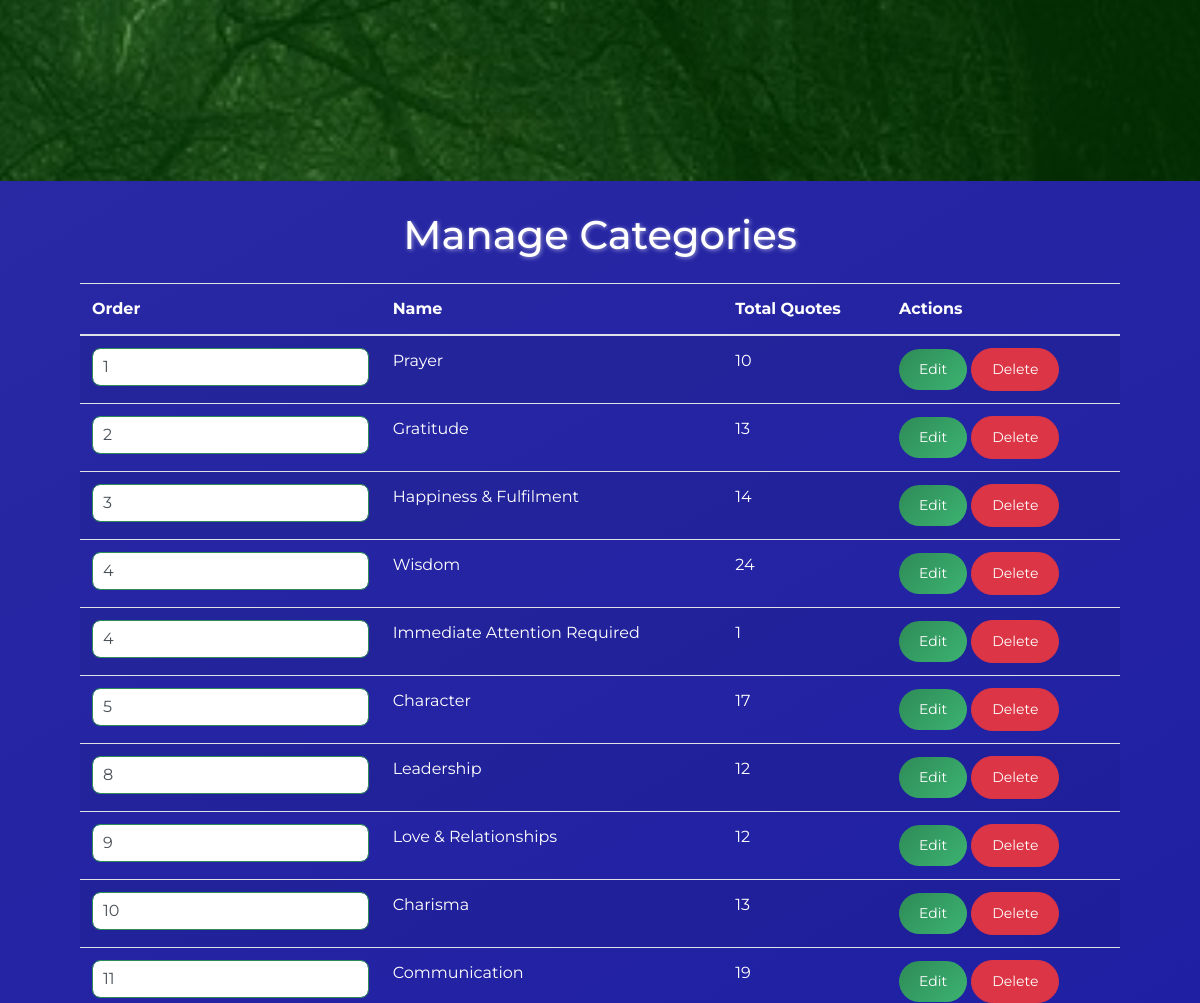
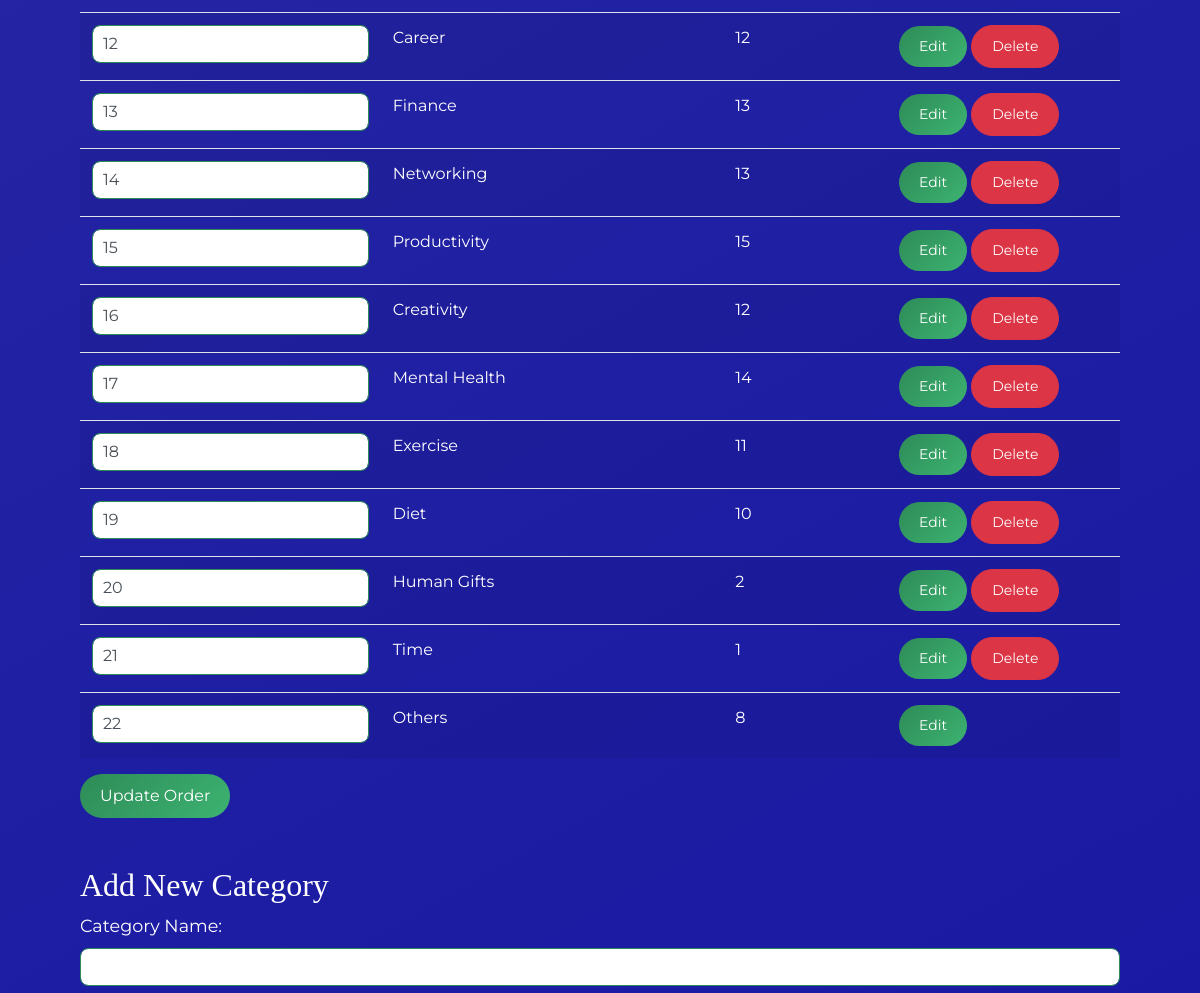
The page /categories (middle part) on the database as committed earlier (2 pictures, top to bottom).
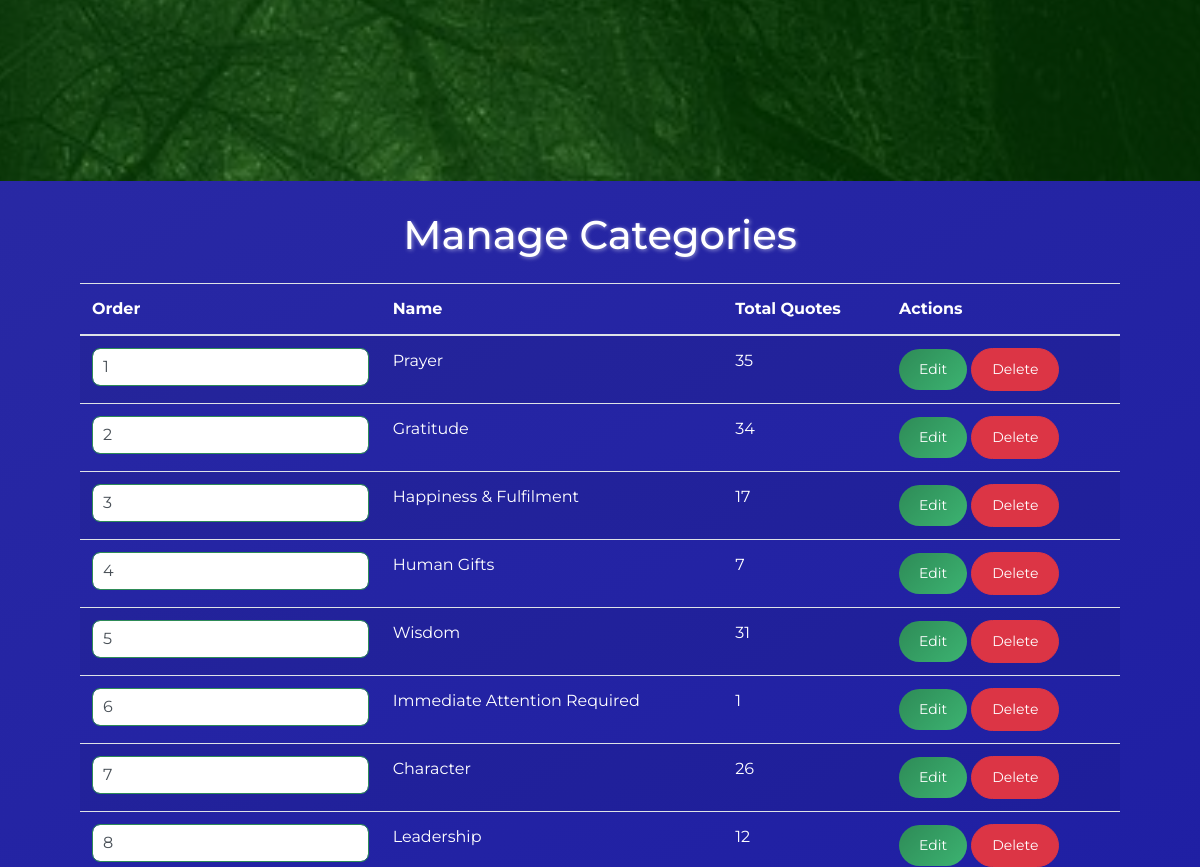
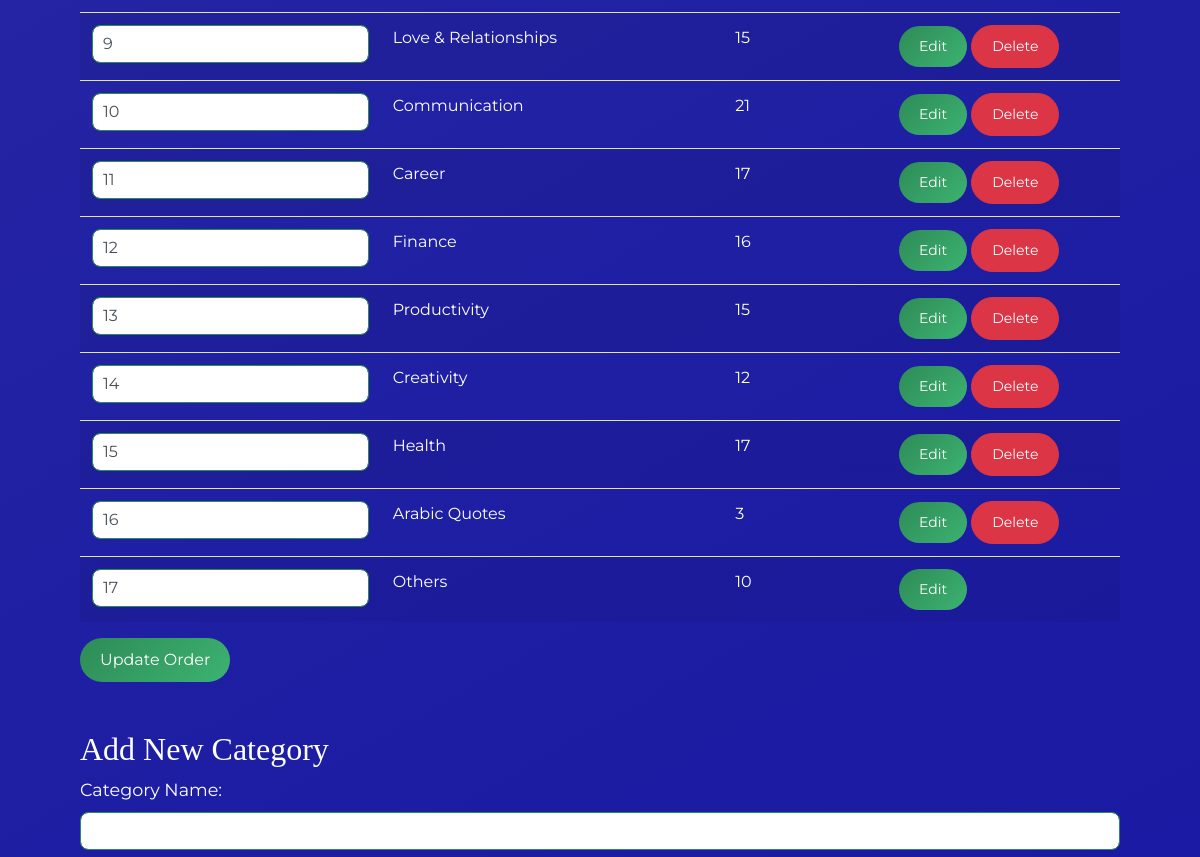
The same page on the database as committed later (2 pictures, top to bottom).
### tables this page shows
CREATE TABLE categories (
            id INTEGER PRIMARY KEY AUTOINCREMENT,
            name TEXT NOT NULL UNIQUE
        , "order" INTEGER);

### app.py (the view)
@app.route('/categories', methods=['GET', 'POST'])
def manage_categories():
    conn = get_db_connection()
    if request.method == 'POST':
        if 'update_order' in request.form:
            orders = request.form.getlist('order')
            ids = request.form.getlist('id')
            for id, order in zip(ids, orders):
                conn.execute('UPDATE categories SET "order" = ? WHERE id = ?', (int(order), int(id)))
            conn.commit()
            flash('Category order updated successfully!', 'success')
            conn.close()
            return redirect(url_for('manage_categories'))
        elif 'add_category' in request.form:
            category_name = request.form.get('category_name').strip()
            quote_text = request.form.get('quote_text').strip()
            if category_name and quote_text:
                try:
                    max_order = conn.execute('SELECT MAX("order") FROM categories').fetchone()[0]
                    if max_order is None:
                        max_order = 0
                    next_order = max_order + 1
                    conn.execute('INSERT INTO categories (name, "order") VALUES (?, ?)', (category_name, next_order))
                    conn.execute('INSERT INTO quotes (text, category) VALUES (?, ?)', (quote_text, category_name))
                    conn.commit()
                    flash('Category and quote added successfully!', 'success')
                except sqlite3.IntegrityError:
                    flash('Category already exists.', 'danger')
                conn.close()
                return redirect(url_for('manage_categories'))
            else:
                flash('Please enter both category name and at least one quote.', 'danger')
                conn.close()
                return redirect(url_for('manage_categories'))
    else:
        categories = conn.execute('SELECT * FROM categories ORDER BY "order" ASC').fetchall()
        conn.close()
        return render_template('categories.html', categories=categories)

### app.py (called while the page is built)
def get_db_connection():
    conn = sqlite3.connect('quotes.db')
    conn.row_factory = sqlite3.Row
    return conn

@app.context_processor
def inject_current_year():
    return {'current_year': datetime.utcnow().year}

@app.template_global()
def get_quote_count(category_name):
    conn = get_db_connection()
    count = conn.execute('SELECT COUNT(*) FROM quotes WHERE category = ?', (category_name,)).fetchone()[0]
    conn.close()
    return count

### templates/categories.html (shortened to what this page needs)
{% extends 'base.html' %}
{% block content %}
<div class="container">
    <h1 class="my-4 text-center">Manage Categories</h1>
    <form method="POST">
        <table class="table table-striped text-white">
            <thead>
                <tr>
                    <th>Order</th>
                    <th>Name</th>
                    <th>Total Quotes</th>
                    <th>Actions</th>
                </tr>
            </thead>
            <tbody>
                {% for category in categories %}
                <tr>
                    <td>
                        <input type="number" name="order" value="{{ category['order'] }}" min="1" required class="form-control">
                    </td>
                    <td>{{ category['name'] }}</td>
                    <td>{{ get_quote_count(category['name']) }}</td>
                    <td>
                        <a href="{{ url_for('edit_category', id=category['id']) }}" class="btn btn-sm btn-primary">Edit</a>
                        {% if category['name'] != 'Others' %}
                        <a href="{{ url_for('delete_category', id=category['id']) }}" class="btn btn-sm btn-danger">Delete</a>
                        {% endif %}
                    </td>
                </tr>
                {% endfor %}
            </tbody>
        </table>
        <button type="submit" name="update_order" class="btn btn-success mb-5">Update Order</button>
    </form>
    <h2>Add New Category</h2>
    <form method="post" action="{{ url_for('manage_categories') }}">
        <div class="form-group">
            <label for="category_name">Category Name:</label>
            <input type="text" name="category_name" id="category_name" class="form-control" required>
        </div>
    </form>
</div>
{% endblock %}

### templates/base.html (shortened to what this page needs)
<!DOCTYPE html>
<html lang="en">
<head>
    <link rel="stylesheet" href="https://stackpath.bootstrapcdn.com/bootstrap/4.5.2/css/bootstrap.min.css">
    <link rel="stylesheet" href="{{ url_for('static', filename='styles.css') }}">
    <link rel="stylesheet" href="https://cdnjs.cloudflare.com/ajax/libs/OwlCarousel2/2.3.4/assets/owl.carousel.min.css">
    <link rel="stylesheet" href="https://cdnjs.cloudflare.com/ajax/libs/OwlCarousel2/2.3.4/assets/owl.theme.default.min.css">
    <link rel="stylesheet" href="https://cdnjs.cloudflare.com/ajax/libs/font-awesome/5.15.3/css/all.min.css">
    <link rel="stylesheet" href="https://cdnjs.cloudflare.com/ajax/libs/animate.css/4.1.1/animate.min.css"/>
</head>
<body>
    <header class="hero-section" style="background-image: url('{{ url_for('static', filename='images/green.jpg') }}');">
        <div class="overlay"></div>
    </header>
    <div class="container main-content">
        {% block content %}{% endblock %}
    </div>
</body>
</html>

### static/styles.css (style rules this page uses)
body { margin: 0; padding: 0; font-family: 'Montserrat', sans-serif; color: #1f1616; overflow-x: hidden; font-size: 16px; line-height: 1.6; background: #000000; transition: all 0.3s ease; }
.hero-section { position: relative; background-size: cover; background-position: center; background-attachment: fixed; height: 100vh; display: flex; align-items: center; justify-content: center; }
.hero-section .overlay { position: absolute; top: 0; left: 0; right: 0; bottom: 0; background: rgba(0, 77, 0, 0.5); }
h2, h3, h4, h5 { font-family: 'Playfair Display', serif; font-weight: 100; color: #ffffff; }
h1 { margin-bottom: 30px; text-shadow: 1px 1px 4px rgba(255, 255, 255, 0.5); font-size: 2.5em; margin-bottom: 30px; color: #ffffff; }
body::before { content: ''; position: fixed; top: 0; left: -50%; width: 200%; height: 100%; background: linear-gradient(-30deg, #1111e9, #000079, #1111e9, #4545ea); background-size: 400% 400%; animation: gradientAnimation 5s ease infinite; z-index: -1; opacity: 0.7; }
.container { margin: 30px auto; max-width: 1100px; padding: 0 15px; }
.btn { border-radius: 25px; padding: 10px 20px; transition: background-color 0.3s, transform 0.3s; }
.btn-primary { background: linear-gradient(135deg, #2e8b57, #3cb371); border: none; color: #fff; transition: transform 0.3s ease, box-shadow 0.3s ease; }
.btn-success { background: linear-gradient(135deg, #2e8b57, #3cb371); border: none; color: #fff; }
.form-control { border-radius: 8px; padding: 10px; border: 1px solid #2e8b57; }
.form-group label { color: #ffffff; font-size: 1.1em; }
a { color: #2e8b57; text-decoration: none; transition: color 0.3s; }

Rows that differ between the two databases and show on the page:
removed categories: order "10", name "Charisma", name "13"
removed categories: order "14", name "Networking", name "13"
removed categories: order "18", name "Exercise", name "11"
removed categories: order "19", name "Diet", name "10"
removed categories: order "21", name "Time", name "1"
computed for categories "Prayer": name "10" → "35"
computed for categories "Gratitude": name "13" → "34"
computed for categories "Happiness & Fulfilment": name "14" → "17"
changed categories "Human Gifts": order "20" → "4"; name "2" → "7"; moves up the list
changed categories "Wisdom": order "4" → "5"; name "24" → "31"
changed categories "Immediate Attention Required": order "4" → "6"
changed categories "Character": order "5" → "7"; name "17" → "26"
computed for categories "Love & Relationships": name "12" → "15"
changed categories "Communication": order "11" → "10"; name "19" → "21"
changed categories "Career": order "12" → "11"; name "12" → "17"
changed categories "Finance": order "13" → "12"; name "13" → "16"
changed categories "Productivity": order "15" → "13"
changed categories "Creativity": order "16" → "14"
changed categories: order "17" → "15"; name "Mental Health" → "Health"; name "14" → "17"
added categories: order "16", name "Arabic Quotes", name "3"
changed categories "Others": order "22" → "17"; name "8" → "10"
